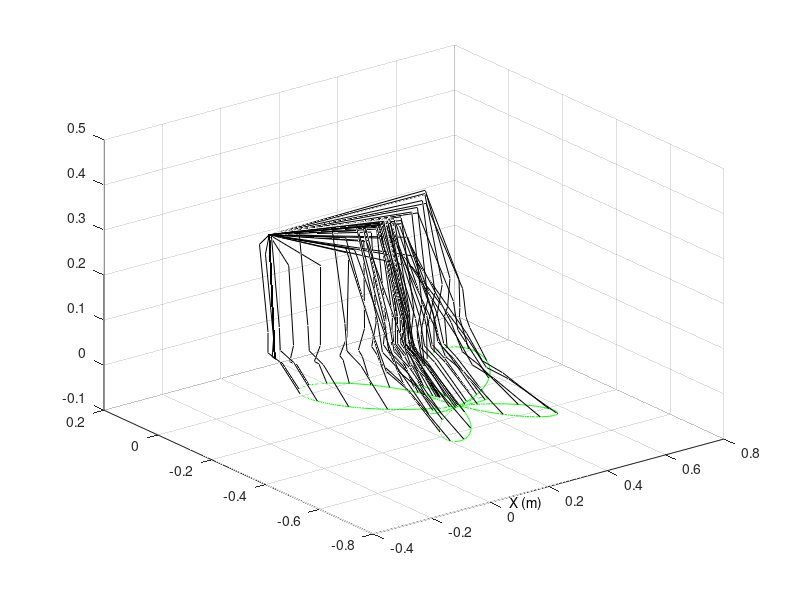
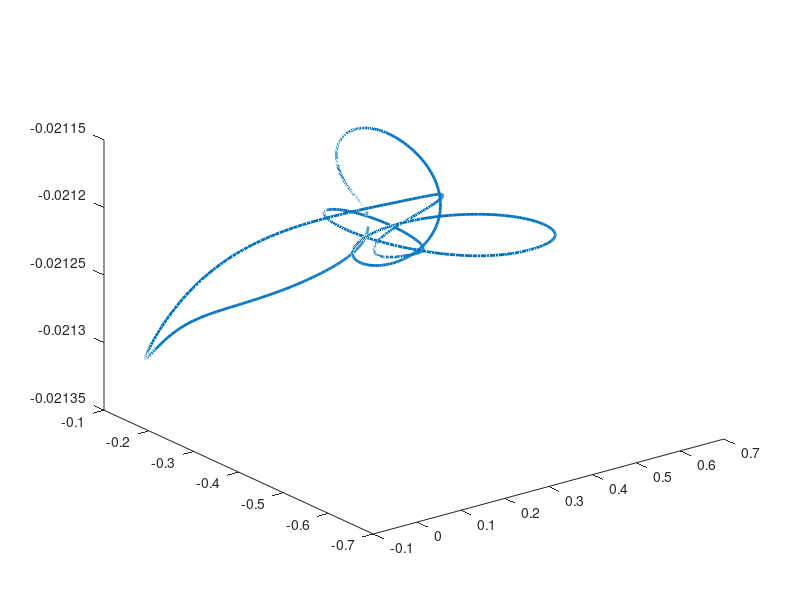

Here is the MATLAB script that generated these plots, in order: (Note: this script raises an error after producing the figures.)
clear;
format long;
load mvn_SYSdata;
load mvn_SRDdata1;
load mvn_SRDdata2;
load mvn_SRDdata3;

figure;
plot3(posx,posy,posz,'g');hold on;
for j=1:15:length(t)
    linksX=[j0px(j);j1px(j);j2px(j);j3px(j);j4px(j);j5px(j);posx(j)];
    linksY=[j0py(j);j1py(j);j2py(j);j3py(j);j4py(j);j5py(j);posy(j)];
    linksZ=[j0pz(j);j1pz(j);j2pz(j);j3pz(j);j4pz(j);j5pz(j);posz(j)];
    plot3(linksX,linksY,linksZ,'k');hold on;
end
%title('Black-white PUMA560 with d6');
%xlabel('X');ylabel('Y');zlabel('Z');
text(0.25,-0.6,-0.2,'X (m)');
text(-0.1,0,-0.2,'Y (m)');
text(0,0.4,0.9,'Z (m)');
grid on;

figure;
plot3(posx,posy,posz, 'LineWidth',2);hold on;
for j=1:2:length(t)
    %if(rem(j,10)==0)
    basejoint1=line('xdata',[j0px(j);j1px(j)],'ydata',[j0py(j);j1py(j)],'zdata',[j0pz(j);j1pz(j)],...
        'color', 'yellow','erasemode','none');
    joints12=line('xdata',[j1px(j);j2px(j)],'ydata',[j1py(j);j2py(j)],'zdata',[j1pz(j);j2pz(j)],...
        'color', 'red','erasemode','none');
    joints23=line('xdata',[j2px(j);j3px(j)],'ydata',[j2py(j);j3py(j)],'zdata',[j2pz(j);j3pz(j)],...
        'color', 'cyan','erasemode','none');
    joints34=line('xdata',[j3px(j);j4px(j)],'ydata',[j3py(j);j4py(j)],'zdata',[j3pz(j);j4pz(j)],...
        'color', 'magenta','erasemode','none');
    joints45=line('xdata',[j4px(j);j5px(j)],'ydata',[j4py(j);j5py(j)],'zdata',[j4pz(j);j5pz(j)],...
        'color', 'blue','erasemode','none');
    joints56=line('xdata',[j5px(j);posx(j)],'ydata',[j5py(j);posy(j)],'zdata',[j5pz(j);posz(j)],...
        'color', 'green','erasemode','none');
    drawnow
end
%title('colourful PUMA560 with d6');
xlabel('X');ylabel('Y');zlabel('Z');
grid on;

figure;
linksX=[j0px(j);j1px(j);j2px(1);j3px(1);j4px(1);j5px(1);posx(1)];
linksY=[j0py(j);j1py(j);j2py(1);j3py(1);j4py(1);j5py(1);posy(1)];
linksZ=[j0pz(j);j1pz(j);j2pz(1);j3pz(1);j4pz(1);j5pz(1);posz(1)];
plot3(linksX,linksY,linksZ,'r','linewidth',2);hold on;
plot3(posx,posy,posz,':','LineWidth',2);hold on;
ZYNplot(alpha_i,a_i,d_i,D,sa,ca,s2a,c2a,pen_long,qAll);
hold on;